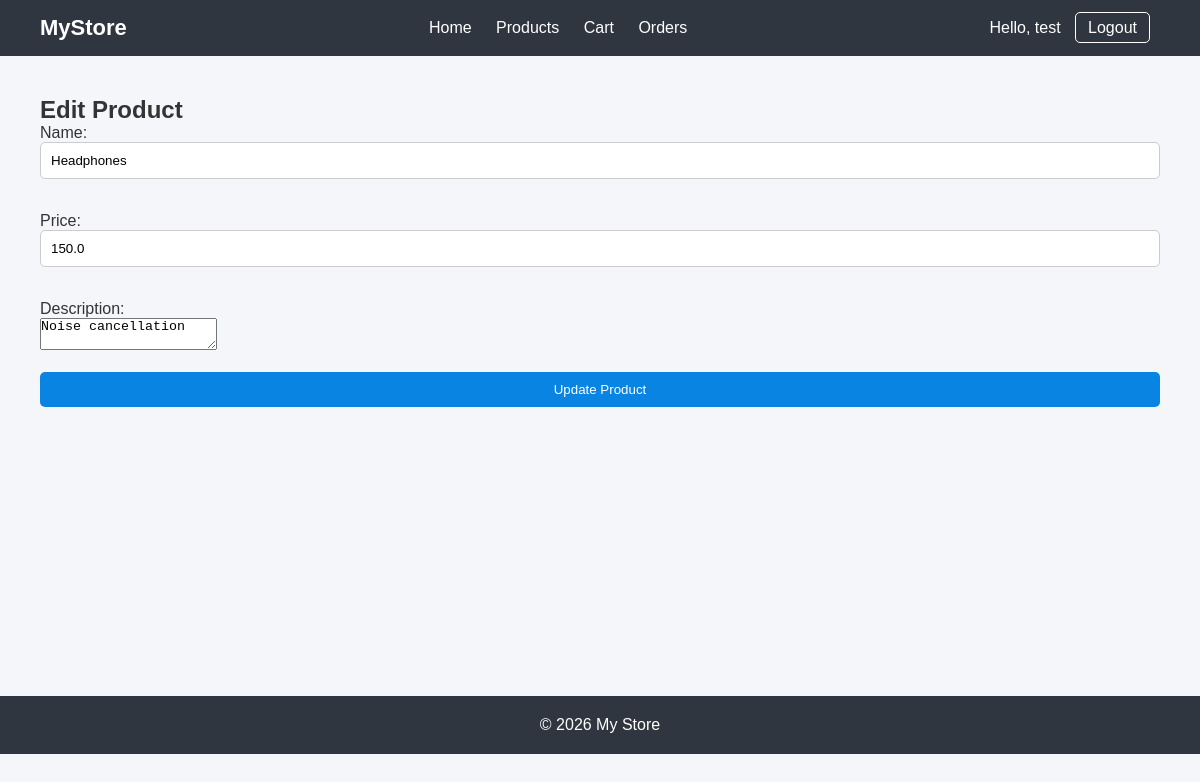
The app's page /edit-product/2 (signed in) with its own data.
### tables this page shows
CREATE TABLE products (
    id INTEGER PRIMARY KEY AUTOINCREMENT,
    name TEXT NOT NULL,
    price REAL NOT NULL,
    description TEXT
);

### app/routes.py (the view, shortened to what this page needs)
@main.route('/edit-product/<int:id>', methods=['GET', 'POST'])
@login_required
def edit_product(id):
    from database.db import get_connection
    connection = get_connection()
    cursor = connection.cursor()
    if id > 0:
        cursor.execute("SELECT * FROM products WHERE id = ?", (id,))
        product = cursor.fetchone()
        connection.close()
        return render_template("edit_product.html",product=product)
    return redirect(url_for('main.products'))

### app/routes.py (called while the page is built)
def login_required(f):
    @wraps(f)
    def wrapper(*args, **kwargs):
        if 'user_id' not in session:
            return redirect(url_for('main.login'))
        return f(*args, **kwargs)
    return wrapper

### database/db.py (called while the page is built)
def get_connection():
    connection = sqlite3.connect('database/store.db')
    connection.row_factory = sqlite3.Row
    return connection

### templates/edit_product.html
{% extends "base.html" %}
{% block content %}
<h2>Edit Product</h2>
<form method="POST">
    <label>Name:</label><br>
    <input type="text" name="name" value="{{ product[1] }}"><br><br>
    <label>Price:</label><br>
    <input type="number" name="price" value="{{ product[2] }}"><br><br>
    <label>Description:</label><br>
    <textarea name="description">{{ product[3] }}</textarea><br><br>
    <button type="submit">Update Product</button>
</form>
{% endblock %}

### static/style.css (style rules this page uses)
* { margin: 0; padding: 0; box-sizing: border-box; }
body { font-family: Arial, sans-serif; background: #f5f6fa; color: #333; }
form input { width: 100%; padding: 10px; margin-bottom: 15px; border: 1px solid #ccc; border-radius: 5px; }
form button { width: 100%; padding: 10px; background: #0984e3; border: none; color: white; border-radius: 5px; cursor: pointer; }

### records on screen
products: name "Headphones", price "150.0", description "Noise cancellation"

### other values on screen
{{ session.get('user_name') }} "test"
